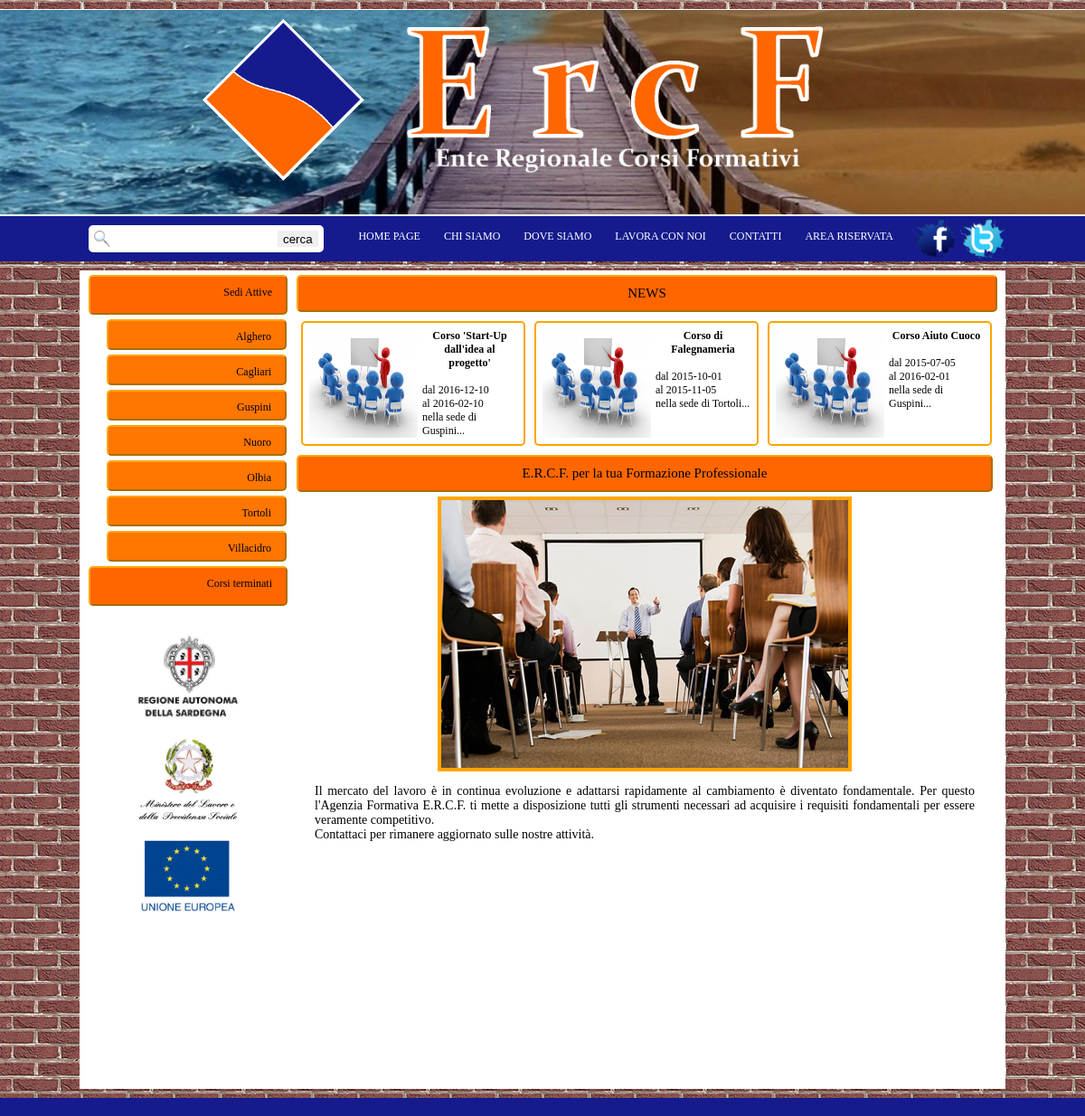
/php/index.php, run on the app's committed database.
### tables this page shows
create table Sede
  (
      ID char(5) primary key,
	  Citta char(30) not null,
	  Via char(100) not null,
	  Provincia char(2) not null,
	  Telefono char(40) not null
	);

create table Corso
(
  Cod	int not null AUTO_INCREMENT, 
  Titolo	char(100) not null,
  Tipo	char(25) not null,
  Data date not null,
	DataF date not null,
	Anteprima	char(200) not null,
  Programma	blob(1000) not null,
  Obiettivi	blob(700) null,
  Svolgimento	blob(700) null,
  Destinatari	blob(300) null,
  Durata	char(100)  null,
  Titoli	char(200) null,
  Iscrizione	char(200) null,
	Orari char(40) null,
	Costo char(20) null,
  primary key(Cod)
 );

### php/index.php (the view, shortened to what this page needs)
<html>
	<head>
		<link href="../css/stile.css" rel="stylesheet" type="text/css">
	</head>
	<body>
	<div id="base">
<?php include("menu.php");?>
		<div id="base_contenuto">
		<div id="ultimi_corsi">
			<div id="titolo">
				NEWS
			</div>
			<?php
				$Query="SELECT C.Cod,C.Titolo,C.Data,C.DataF,S.Citta
						FROM Corso as C,Abilita as A, Sede as S
						WHERE C.Cod=A.Cod AND A.ID=S.ID
						GROUP BY C.Cod
						ORDER BY C.Cod desc;";
				$ExQuery=mysql_query($Query);
				for ($i=0;$i<3;$i++)
					{
						$Data=mysql_fetch_array($ExQuery);
						echo"<a href='descrizionecorso.php?CodS=$Data[0]'>";
						echo"<div id='ultimo_corso'>";
						echo"<div id='img_ultimo_corso'><img src='../images/icona.jpg'  width='120' height='120'></div>";
						echo"<center><b>$Data[1]</b></center><br>dal $Data[2]<br>al $Data[3]<br>nella sede di $Data[4]...";
						echo"</div></a>";
					}
			?>
		</div>
			<div id="info">
				<div id="contenuto_intero">
					<div id="titolo">
					E.R.C.F. per la tua Formazione Professionale
					</div>
					<center><img src="../images/img1.jpg"  width="450" height="296" style='border:4px solid orange;'></center>
					<div id="text_info">
					<p>Il mercato del lavoro è in continua evoluzione e adattarsi rapidamente al cambiamento è diventato fondamentale.
					Per questo l'Agenzia Formativa E.R.C.F. ti mette a disposizione tutti gli strumenti necessari ad acquisire i requisiti fondamentali
					per essere veramente competitivo.<br>
					Contattaci per rimanere aggiornato sulle nostre attività.</p>
					</div>
				</div>
			</div>
		</div>
	</div>
	</body>
</html>

### php/menu.php (shortened to what this page needs)
			<div id="menu">
			<ul>
				<li class="menu"><a>Sedi Attive</a>
					<ul class="submenu" id="submenu-1">
<?php
						$Query="SELECT Citta FROM Sede ORDER BY Citta;";
						$ExQuery=mysql_query($Query);
						for ($i=0;$i<mysql_num_rows($ExQuery);$i++)
						{
							$Data=mysql_fetch_array($ExQuery);
							echo "<li><a href=corsi.php?Sede=$Data[0]>$Data[0]</a></li>";
						}
?>
					</ul>
				</li>
				<li><a href="corsi svolti.php">Corsi terminati</a>
				</li>
			</ul>
			<div id='contatti' style='width:240;margin:30px 0px 0px 0px;'>
			<center>
			<div style='width:240;margin-bottom:10px;'>
				<a href="http://www.regione.sardegna.it/"><img src="../images/sardegna.jpg" style='max-width:120px;'></a>
			</div>
			<div style='width:240;margin-bottom:10px;'>
				<a href="http://www.lavoro.gov.it/Lavoro"><img src="../images/ministero.gif" style='max-width:120px;'></a>
			</div>
			<div style='width:240;margin-bottom:10px;'>
				<a href="http://europa.eu/index_it.htm"><img src="../images/unione europea.jpg" style='max-width:120px;'></a>
			</div>
			</center>
			</div>
			</div>

### css/stile.css (style rules this page uses)
body { background: #CCC url(../images/sfondo29.jpg)top center fixed ; background-repeat:repeat; margin:0px; text-align:center; font-family:georgia; font-size:12px; }
#intestazione { border-top:1px solid white; margin-top:10px; background: #CCC url(../images/sfondo21.jpg) no-repeat top center ; background-size: cover; width:100%; }
#area_logo { width:100%; }
#spazio_logo { width:1024px; margin:0px auto; border-radius:0px 0px 20px 20px; line-height:60px; }
#area_scelta { background:#151B8D; border-top:2px solid white; width:100%; height:50px; }
#spazio_scelta { margin:0px auto; width:1024px; overflow: hidden; }
#ricerca { float:left; padding:10px 0px 10px 10px; }
#ricerca form { overflow: hidden; background:white; border:3px solid white; margin:0px auto; padding:2px; border-radius:5px; }
#ricerca input { height:20px; float:left; border:1px solid white; }
#ricerca img { width:20px; height:20px; float:left; }
#menu_alto ul { float:right; padding:0px; overflow: hidden; list-style-type:none; margin:0px auto; }
#menu_alto ul li { float:left; margin:0px auto; }
#menu_alto ul li a { margin:5px 16px 0px 0px; display: block; text-decoration:none; height:50px; border-radius:20px 20px 0px 0px; padding:10px 5px 0px 5px; color:white; }
#base { text-align:left; padding:0px 0px 5px 0px; overflow:hidden; margin:10px auto; width:1024px; background:#FFFFFF; min-height:900px; height:expression(document.body.clientWidth < 900? "900px": "auto" ); }
#menu { float:left; width:240px; text-align:right; }
#menu ul { list-style-type:none; padding:0px; width:220px; margin:0px 0px 0px 10px; }
#menu ul li a { padding:10px 15px 0px 0px; background:#FF6600; border:2px outset orange; margin:5px 0px 0px 0px; height:30px; display: block; text-decoration:none; border-radius:5px; color:black; }
#menu li ul li a { background:#FF7600; padding:10px 15px 0px 0px; width:180px; margin:5px 0px 0px 10px; height:20px; color:black; }
#base_contenuto { overflow:hidden; }
#titolo { border:2px outset orange; background:#FF6600; font-size:15px; text-align:center; margin:5px auto; padding:10px 0px 10px 0px; border-radius:5px; color:black; }
#ultimi_corsi { overflow:hidden; margin:0px 5px 5px 5px auto; width:775px; float:left; }
#ultimo_corso { color:black; padding:7px; border:2px solid orange; border-radius:5px; margin:5px; width:230px; float:left; overflow:hidden; text-align:left; }
#img_ultimo_corso { width:120px; height:120px; float:left; margin-right:5px; }
#info { width:770px; float:left; }
#text_info { font-size:14px; padding:0px 20px 0px 20px; text-align:justify; }
#area_fondo { width:100%; background:#151B8D; }
#spazio_fondo { width:1024px; padding:10px 0px 10px 0px; margin:0 auto; }

### data on the page
sede: Citta "Alghero"
sede: Citta "Cagliari"
sede: Citta "Guspini"
sede: Citta "Nuoro"
sede: Citta "Olbia"
sede: Citta "Tortoli"
sede: Citta "Villacidro"
corso: Titolo "Corso 'Start-Up dall'idea al progetto'", Data "2016-12-10", DataF "2016-02-10", Data "Guspini"
corso: Titolo "Corso di Falegnameria", Data "2015-10-01", DataF "2015-11-05", Data "Tortoli"
corso: Titolo "Corso Aiuto Cuoco", Data "2015-07-05", DataF "2016-02-01", Data "Guspini"
